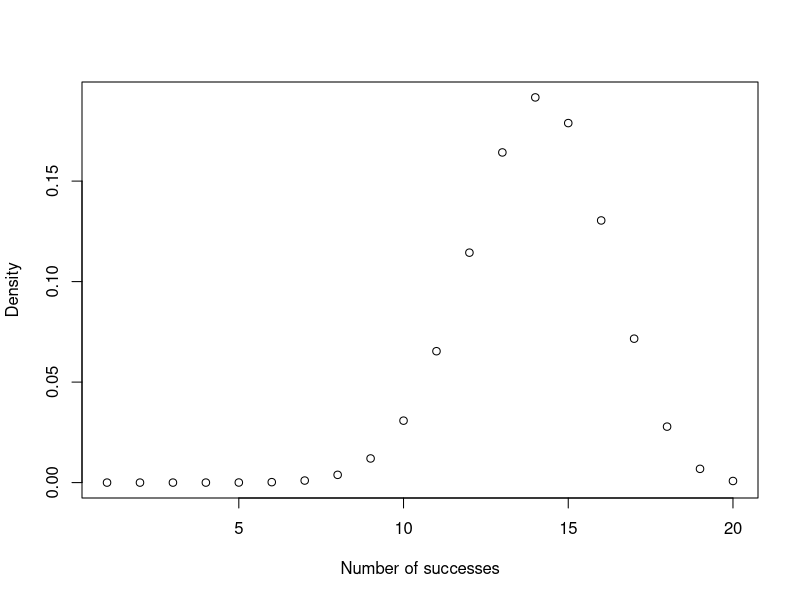
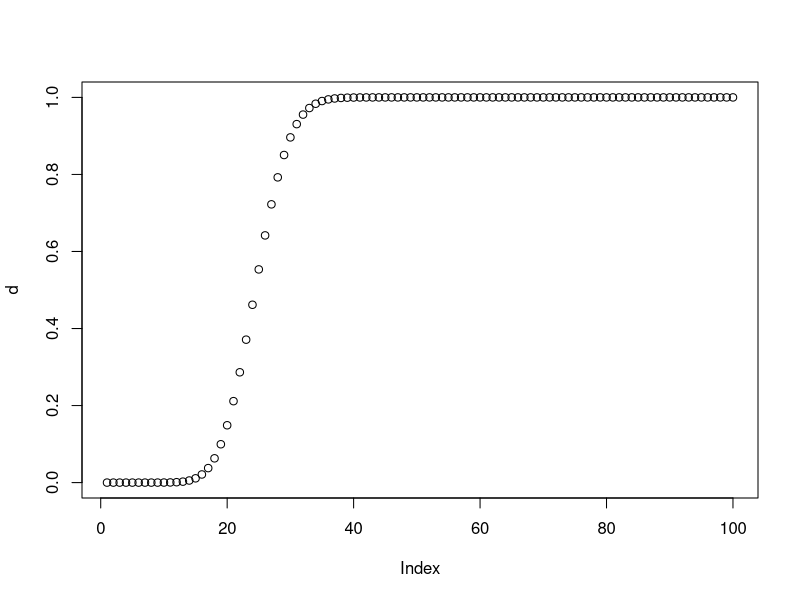
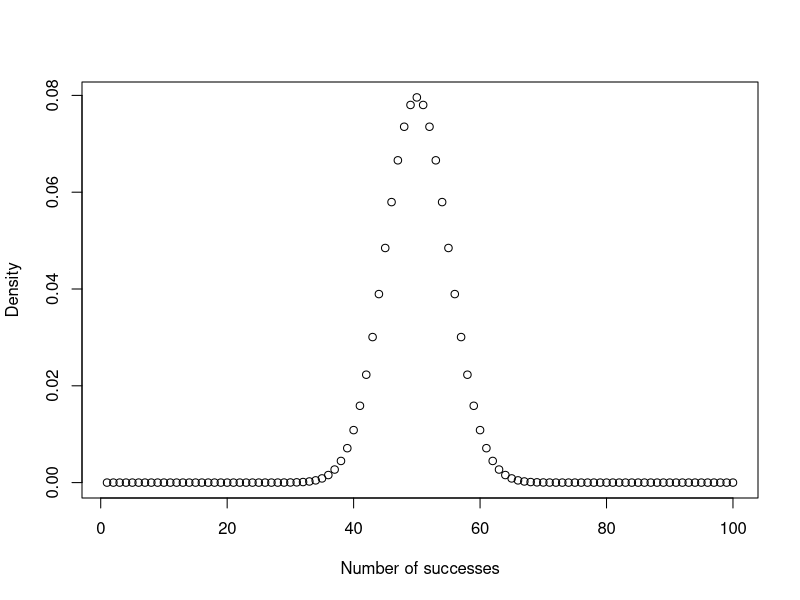
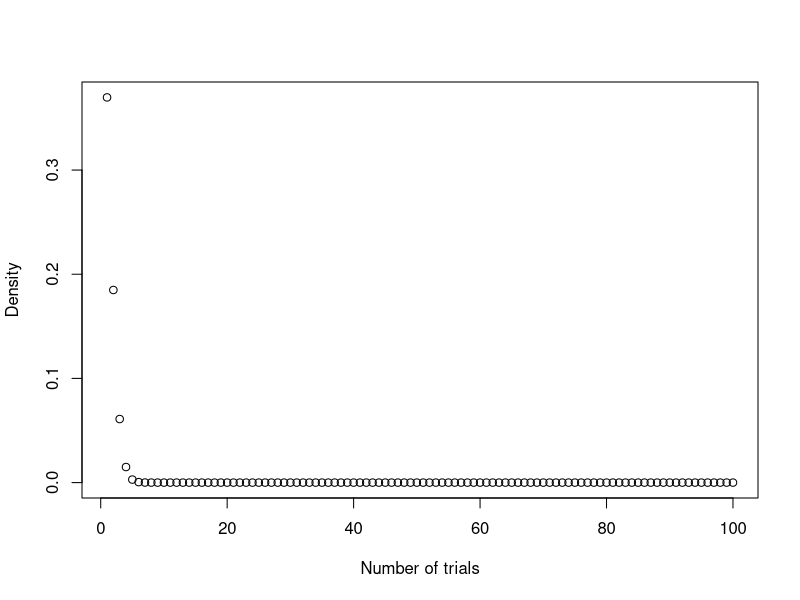
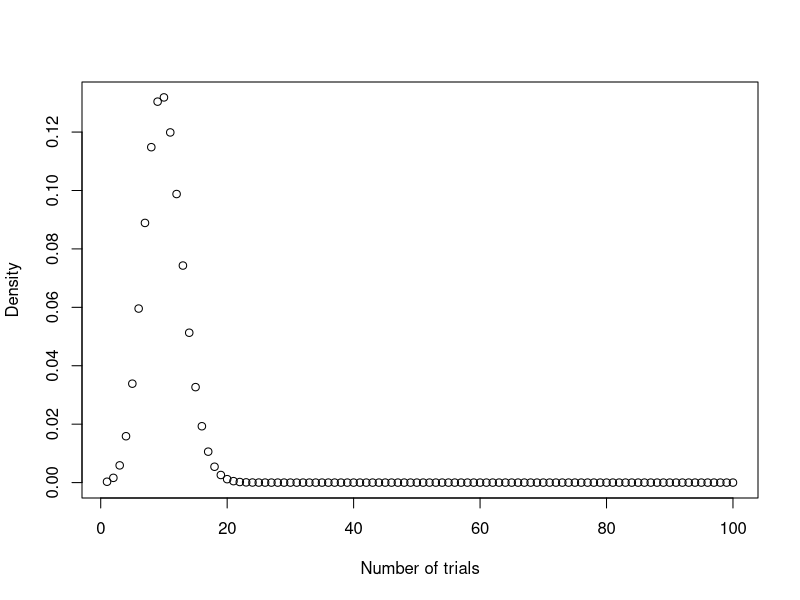
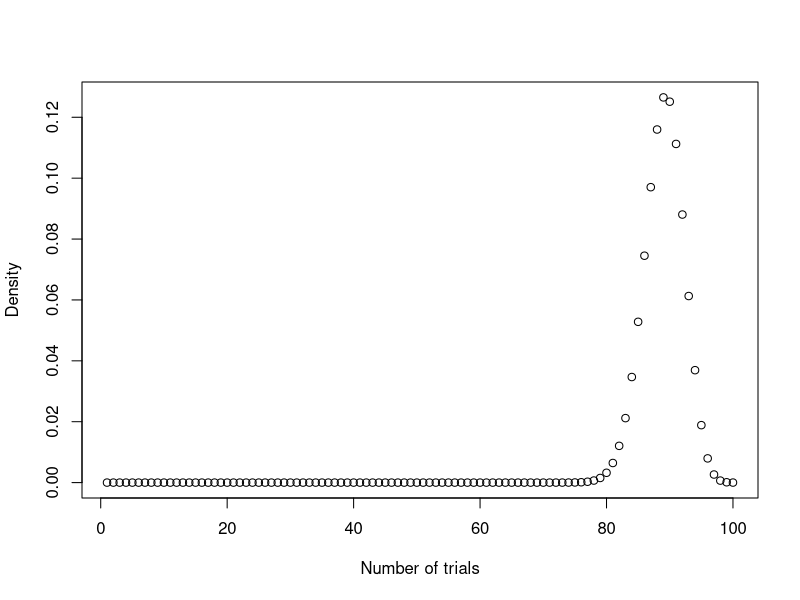
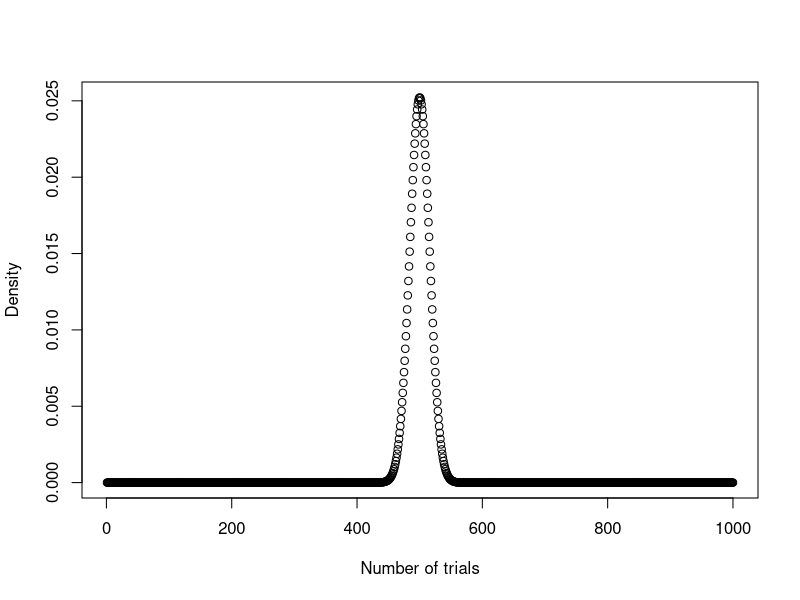
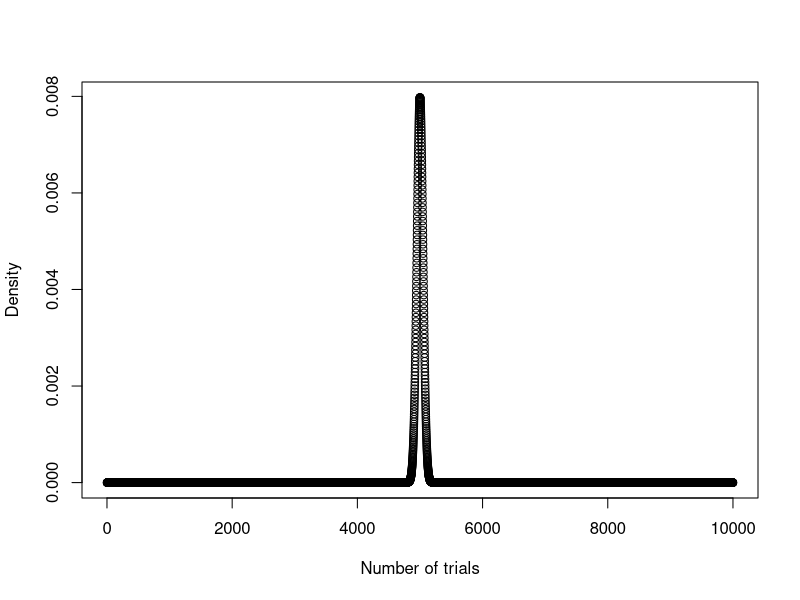

Source code (R) for these figures, in order:
#In this session, we will explore different probability distributions
#This tutorial was adapted on R-bloggers session on probability distributions
#Please note that for this week's assignment, you are expected to answer questions in this script
#Please submit your answers as a .doc or .pdf file with the corresponding answers or plots. 
#Please make sure to submit your R file as well! 
#Those who do not submit an R file will receive a grade of 0 in the assignment

#Today we will cover three distributions in R
#Binomial
#Poisson 
#Normal

#Functions dealing with probability distributions in R 
#have a single-letter prefix that defines the type of function we want to use
#pre-fixes are d, p, q, and r
#d refers to density or mass  
#c refers to cumulative (graphical depiction of probability for each outcome, cumulatively added to the next outcome)
#q refers to quantile distribution funcion. Calculates the inverse cumulative density function
#r refers to random sampling

#We will combine these prefixes with the names of the distributions we are interested in, # These are binom (Bernoulli and Binomial), pois (Poisson) and norm (Normal).

#Let's start with the bernoulli distribution
#20 coin flips example using p = 0.7 (probability of heads )
#let's plot the mass function of X.
#How do we do this? 
#We first generate a vector with the sequence of numbers 1,2,…20 and iterate the function over these values.


n <- 1:20 #setting a vector with numbers 1 to 20
den <- dbinom(n, 20, 0.7) #assigning a new variable called den
den

#?dbinom to get details on the syntax for this function
plot(den, ylab = "Density", xlab = "Number of successes")
sum(den) # should be equal to 1 (one of the three axioms of probability theory)

#looking at the plot, determine what the probaility maximum is? 
#around 0.19

#Let's try another example
#Suppose widgits produced at Acme Widgit Works have probability 0.005 of being defective. #Suppose widgits are shipped in cartons containing 25 widgits. What is the probability that a randomly chosen carton contains exactly one defective widgit? 
#rephrased: What is the probability of one defective widget given that there are 25 widgits in a carton and the failure rates is 0.005
#Answer
dbinom(1, 25, 0.005)

#Recall that pbinom is the R function that calculates the cumulative density function of the binomial distribution.
vec <- 1:100
d <- pbinom(vec, size=100, prob=0.25)
plot(d)
#what is this function looking up?
#The probability of 27th value being a success

#Question 1: plot a vector of 100 numbers that are drawn from a probability mass function of a binomial distribution with a 0.5 probability of success
n1 <- 1:100
first <- dbinom(n1,100,0.5)
plot(first, ylab = "Density", xlab = "Number of successes")

#The plot is symmetric so we can say the probability of 
#50 successes in 100 trials is highest


#1a)what happens when the probability is 0.01, 0.1, and 0.89?
second <-dbinom(n1,100,0.01)
plot(second, ylab = "Density", xlab = "Number of trials")
#The probability of getting 1-3 successes would be higher where as getting 10 or more successes would be 0

third <- dbinom(n1,100,0.1)
plot(third, ylab = "Density", xlab = "Number of trials")
#The probability of getting 1-20 successes would be higher where as getting more than 22 successes would be 0

fourth <- dbinom(n1,100,0.89)
plot(fourth, ylab = "Density", xlab = "Number of trials")
#The probability of getting 80-90 successes would be higher in a 100 trials 

#As the probability increases the number of successes also increases

#1b)what happens when the size is increased to 1000, 10000, 100000?
one <- dbinom(1:1000,1000,0.5)
plot(one, ylab = "Density", xlab = "Number of trials")


two <- dbinom(1:10000,10000,0.5)
plot(two, ylab = "Density", xlab = "Number of trials")


three <- dbinom(1:100000,100000,0.5)
plot(three, ylab = "Density", xlab = "Number of trials")


#As the size increases the distributions peak at the same fractional distance 
#from the origin, N/2. The peak in the distribution gets sharper and the width 
#of the curve also reduces in other words the standard deviation reduces. 
#Reference: http://www.pas.rochester.edu/~stte/phy104-F00/notes-5.html

# @@ RGEDIT LANDMARK @@: Normal distribution
#example

#The daily revenue of a local store follows a normal distribution with a mean of $1000 and variation of $200
#what is the probability that the revenue today will be at least $1200?
pnorm(1200,1000,200) # this gives us prob x smaller than $1200
1-pnorm(1200,1000,200) # this is the one, x greater than $1200

#given a mean of $1000 and the variation of $200,

#Question 2
#Suppose widgit weights produced at Acme Widgit Works have weights that are normally distributed with mean 17.46 grams and variation 375.67 grams. 

#2a)What is the probability that a randomly chosen widgit weighs more then 19 grams?
# Hint: What is P(X > 19) when X has the N(17.46, 375.67) distribution? 
# Note: R wants the s. d. as the parameter, not the variance.
pnorm(19,17.46,375.67) # this gives us prob x smaller than 19
1-pnorm(19,17.46,375.67) # this is the one, x greater than 19
#The probability is 0.4983646
#2b) Please plot the probabilities of outcomes for 100 values between 2 and 200
val <- 1:101
prob <- dnorm(val,17.46,375.67)
plot(prob, ylab = "Density", xlab = "Number of trials between 100 and 200" )

#we can use the rnorm function to randomly sample a set of 100 values from a normal distribution with a specified mean and variance (sd) 
z<-rnorm(1000, mean = 10, sd = 4) #assigning the random draws to a variable z

#let's plot this
hist(z, probability = TRUE, col = 'cyan', main='Histogram of 100 draws',xlab='Weights')

#2c) Increase the number of random draws from this distribution to 10000 and 100000.
#What does this distribution look like? In which interval does most of the data lie in?

z1<-rnorm(10000, mean = 10, sd = 4) #assigning the random draws to a variable z1
hist(z1, probability = TRUE, col = "red",main='Histogram of 10000 draws',xlab='weights')


z2<-rnorm(100000, mean = 10, sd = 4) #assigning the random draws to a variable z1
hist(z2, probability = TRUE, col = "orange",main='Histogram of 100000 draws',xlab='Weights')

#The width of the bars or bin size has decreased in 10000 and the width of 
#the bars in case of 100000 has further decreased 
#while the standard deviation is fixed. This is due to the fact as the number of 
#draws increase more and more data gets packed into each interval. The distribution is a bell curve. 
#Most of the data lies in the 8-12 interval.

#let's pick 100 outcomes from 1000 random draws
xx <- seq(min(z), max(z), length=100)
lines(xx, dnorm(xx, mean=10, sd=4)) #this draws a line on the histogram


#Poisson distribution
#let's start with a probability mass function with a rate parameter of 3
n <- 1:100 #setting a vector with numbers 1-100 in ascending order
den <- dpois(n, 3) #using the dpois function to draw 100 values from a poisson distribution with a rate parameter of 3
plot(den, xlab = "Outcome", ylab = "Density",col='red')

#Question 3: 
#3a)What happens to the shape of the distribution when the rate parameter is 0.3?
den <- dpois(n, 0.3) #using the dpois function to draw 100 values from a poisson distribution with a rate parameter of 3
plot(den, xlab = "Outcome", ylab = "Density",col='blue')

#The probability of getting 0.3 - 1 event in an interval would be the greatest and 
#the probability of getting events greater than 5 would be close to 0  

#3b) What happens to the shape of the distribution when the rate parameter is 10?
den <- dpois(n, 10) #using the dpois function to draw 100 values from a poisson distribution with a rate parameter of 3
plot(den, xlab = "Outcome", ylab = "Density",col='orange')

#The probability of getting 0 - 20 events in an interval would be the greatest and 
#the probability of getting events greater than 20 would be close to 0

#3c) What happens to the shape of the distribution when the rate parameter is 100?
den <- dpois(n, 100) #using the dpois function to draw 100 values from a poisson distribution with a rate parameter of 3
plot(den, xlab = "Outcome", ylab = "Density",col='blue')

#The probability of getting more than 80 events in an interval would be the greatest and 
#the probability of getting events less than 70 would be close to 0

#When we are changing the rate parameter the mean and variance of the distribution is changing  
#So as we increase the rate parameter the probability of observing more events would increase 
#and if we decrease the rate parameter then the probability of observing less events is higher

#3d) Where are the mass of all points on the distribution?
#make sure to include plots for all three questions

#The mass would be near the rate parameter:

#part (a)
#The probability of getting 0.3 - 1 event in an interval would be the greatest hence most of our mass is concentrated in this region

#part (b)
#The probability of getting 0 - 20 events in an interval would be the greatest hence most of our mass is concentrated in this region

#part (c)
#The probability of getting 80 events or more in an interval would be the greatest hence most of our mass is concentrated in this region

#Question 4
#using the rpois function, extract 1000 random vales from a poisson distribution with a rate parameter of 5
#produce a histogram of these values
#make sure to add a line showing the shape of the distribution
val <- 1:1000
rp<-rpois(val, 5) #assigning the random draws to a variable rp
hist(rp, probability = TRUE, col = "orange")

xx <- seq(min(rp), max(rp), length=100)
xx <- round(xx)
lines(xx, dpois(xx,5)) #this draws a line on the histogram

#Let's generate means from a poisson distribution
myMeans <- vector()
for(i in 1:100){
   set.seed(i)
   myMeans <- c(myMeans, mean(rpois(10,3)))
}

#creating a histogram of the means
hist(myMeans, main = NULL, xlab = expression(bar(x)),col='green')
hist(myMeans, main = NULL, xlab = expression(bar(x)),col='green',breaks=10)
#Question 4
#4a)What does this distribution look like?
#The distribution looks like a poisson distribution

#4b) What happens to the shape of the distribution if we draw 10000 points instead of 100?
myMeans1 <- vector()
for(i in 1:10000){
  set.seed(i)
  myMeans1 <- c(myMeans1, mean(rpois(10,3)))
}
hist(myMeans1, main = NULL, xlab = expression(bar(x)),col='grey')

#The shape of the distribution becomes bell shaped in other words in this case we get a normal distribution 

#Question 5
#5a)Based on your sampling survey, which of the distributions that we learned in class are relevant to the kind of data that you have collected?
setwd("D:/bilal's books 8/Lie Detector/Lab assignments/Lab_7")
data<-read.csv("datawithcategories.csv", header = TRUE)
data
library(plyr)
tot <- ddply(data,.(Day,Category),nrow)
tot
hist(tot$V1, main="", probability = TRUE, col = "orange", breaks = 10)


#5b)Determine the mean, sd, probability of successes and/or rate parameter (depending on the type of data collected) for your data. Use this information to draw 10000 random variables from the relevant probability distribution. Plot these random draws as a histogram
mean(tot$V1)
sd(tot$V1)

#install.packages("fitdistrplus")

library(fitdistrplus)

rate <- MASS::fitdistr(tot$V1,"Poisson")
rate

#The rate is  6.1764706

val <- 1:10000
rp<-rpois(val, 6.1764706) #assigning the random draws to a variable rp
hist(rp, probability = TRUE, col = "orange",xlab='outcomes',main='Histogram of Poisson')

#5c) Based on your distribution, where do the center/mass of outcomes lie? 
#The center or the mass is around the rate parameter or one could say between the intervals 4-7

#5d) What happens to the shape of your distribution when you change your mean/sd/rate parameter/probability of successes to twice that you observed in your data? 
val <- 1:10000
rp<-rpois(val, 6.1764706*2) #assigning the random draws to a variable rp
hist(rp, probability = TRUE, col = "brown", main="Poisson distribution",xlab="outcomes")

#By changing the rate parameter to twice(12.35294) the shape of the distribution becomes more symmetric and it looks more like a bell curve with some skewness to the right

#5e) What happens to the shape of your distribution when you change your mean/sd/rate parameter/probability of successes to half that you observed in your data? 
val <- 1:10000
rp<-rpois(val, 6.1764706*0.5) #assigning the random draws to a variable rp
hist(rp, probability = TRUE, col = "purple",main="Poisson distribution",xlab='outcomes')

#The distribution is more skewed to the right and is still a poisson distribution. The mass is concentrated around the rate parameter which is 3.088235

#Note: For question #5, please repeat for each variable collected. 

#Additional note: It may be possible that your variable(s) of interest from your sampling #survey do not fit any of the distributions used in this script or mentioned in lecture. #If this is the case, please use this website to determine the probability distribution #that best fits the kind of data that you have
#website: https://www.johndcook.com/blog/distributions_r_splus/

#please note that you will need to look up these distributions online and in R help to determine which best fit your data. 
